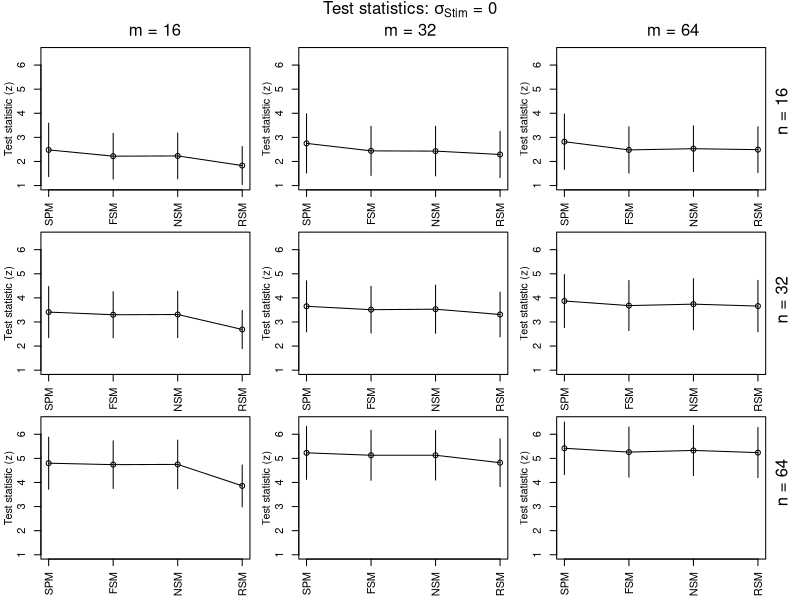
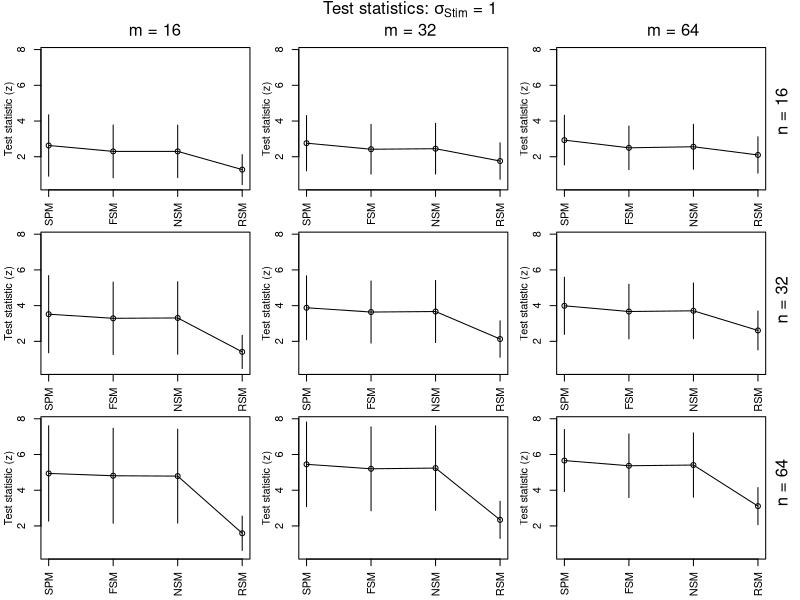
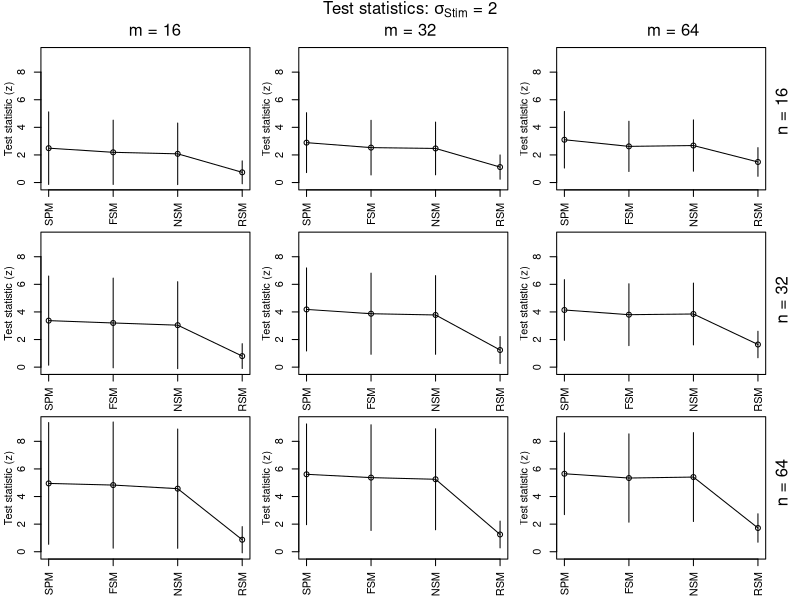

Here is the R script that generated these plots, in order:

# get simulation data -----------------------------------------------------


test_stats <- read.table("test_stats.txt")
test_stats <- test_stats[,-1]
names(test_stats) <- c("model","sim_SD","sim_mean","type")
test_stats <- data.frame(test_stats,
                         expand.grid(dummy=1:7,
                                     s=0:2, q=c(16,32,64),
                                     p=c(16,32,64))[,-1])


# s=0 ---------------------------------------------------------------------


png("z_s0.png", units="in", height=6, width=6, res=200, pointsize=15)
layout(matrix(1:9, ncol=3))
par(mar=c(2.5, 3, .5, .5)+.1)
par(oma=c(.5,0,3,2))
condition <- with(test_stats, s==0 & substr(model,1,6) != "nipymc")
by(test_stats[condition,], list(test_stats[condition,]$p, test_stats[condition,]$q), function(panel){
  ylim <- with(test_stats[condition,], range(c(sim_mean - sim_SD, sim_mean + sim_SD)))
  plot(y=panel$sim_mean, x=1:4, type="o", ylim=ylim, mgp=2:0,
       ylab="Test statistic (z)", xlab="", xaxt="n")
  axis(side=1, at=1:4, labels=c("SPM","FSM","NSM","RSM"), las=3)
  segments(x0=1:4, x1=1:4, y0=panel$sim_mean - panel$sim_SD, y1=panel$sim_mean + panel$sim_SD)
})
mtext(side=3, at=c(.2,.53,.87), outer=TRUE, line=.1, cex=1,
      text=paste("m =",c(16,32,64)))
mtext(side=4, at=c(.2,.53,.87), outer=TRUE, line=.25, cex=1,
      text=paste("n =",c(64,32,16)))
mtext(side=3, at=.53, outer=TRUE, line=1.5, cex=1,
      text=expression(paste("Test statistics: ",sigma[Stim]," = 0")))
dev.off()

# s=1 ---------------------------------------------------------------------


png("z_s1.png", units="in", height=6, width=6, res=200, pointsize=15)
layout(matrix(1:9, ncol=3))
par(mar=c(2.5, 3, .5, .5)+.1)
par(oma=c(.5,0,3,2))
condition <- with(test_stats, s==1 & substr(model,1,6) != "nipymc")
by(test_stats[condition,], list(test_stats[condition,]$p, test_stats[condition,]$q), function(panel){
  ylim <- with(test_stats[condition,], range(c(sim_mean - sim_SD, sim_mean + sim_SD)))
  plot(y=panel$sim_mean, x=1:4, type="o", ylim=ylim, mgp=2:0,
       ylab="Test statistic (z)", xlab="", xaxt="n")
  axis(side=1, at=1:4, labels=c("SPM","FSM","NSM","RSM"), las=3)
  segments(x0=1:4, x1=1:4, y0=panel$sim_mean - panel$sim_SD, y1=panel$sim_mean + panel$sim_SD)
})
mtext(side=3, at=c(.2,.53,.87), outer=TRUE, line=.1, cex=1,
      text=paste("m =",c(16,32,64)))
mtext(side=4, at=c(.2,.53,.87), outer=TRUE, line=.25, cex=1,
      text=paste("n =",c(64,32,16)))
mtext(side=3, at=.53, outer=TRUE, line=1.5, cex=1,
      text=expression(paste("Test statistics: ",sigma[Stim]," = 1")))
dev.off()

# s=2 ---------------------------------------------------------------------


png("z_s2.png", units="in", height=6, width=6, res=200, pointsize=15)
layout(matrix(1:9, ncol=3))
par(mar=c(2.5, 3, .5, .5)+.1)
par(oma=c(.5,0,3,2))
condition <- with(test_stats, s==2 & substr(model,1,6) != "nipymc")
by(test_stats[condition,], list(test_stats[condition,]$p, test_stats[condition,]$q), function(panel){
  ylim <- with(test_stats[condition,], range(c(sim_mean - sim_SD, sim_mean + sim_SD)))
  plot(y=panel$sim_mean, x=1:4, type="o", ylim=ylim, mgp=2:0,
       ylab="Test statistic (z)", xlab="", xaxt="n")
  axis(side=1, at=1:4, labels=c("SPM","FSM","NSM","RSM"), las=3)
  segments(x0=1:4, x1=1:4, y0=panel$sim_mean - panel$sim_SD, y1=panel$sim_mean + panel$sim_SD)
})
mtext(side=3, at=c(.2,.53,.87), outer=TRUE, line=.1, cex=1,
      text=paste("m =",c(16,32,64)))
mtext(side=4, at=c(.2,.53,.87), outer=TRUE, line=.25, cex=1,
      text=paste("n =",c(64,32,16)))
mtext(side=3, at=.53, outer=TRUE, line=1.5, cex=1,
      text=expression(paste("Test statistics: ",sigma[Stim]," = 2")))
dev.off()
